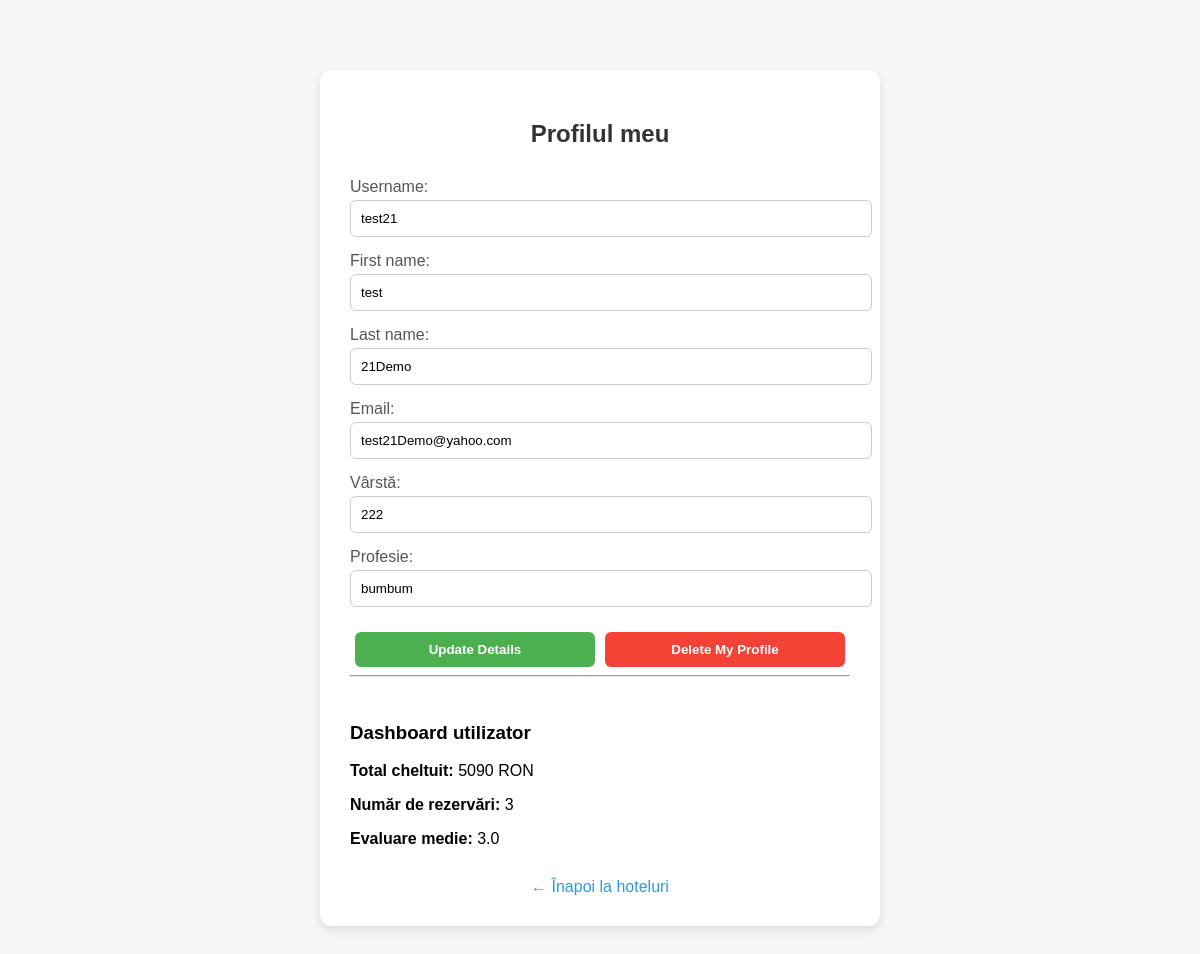
The page /booking/my_profile/ (signed in) on the database as committed earlier.
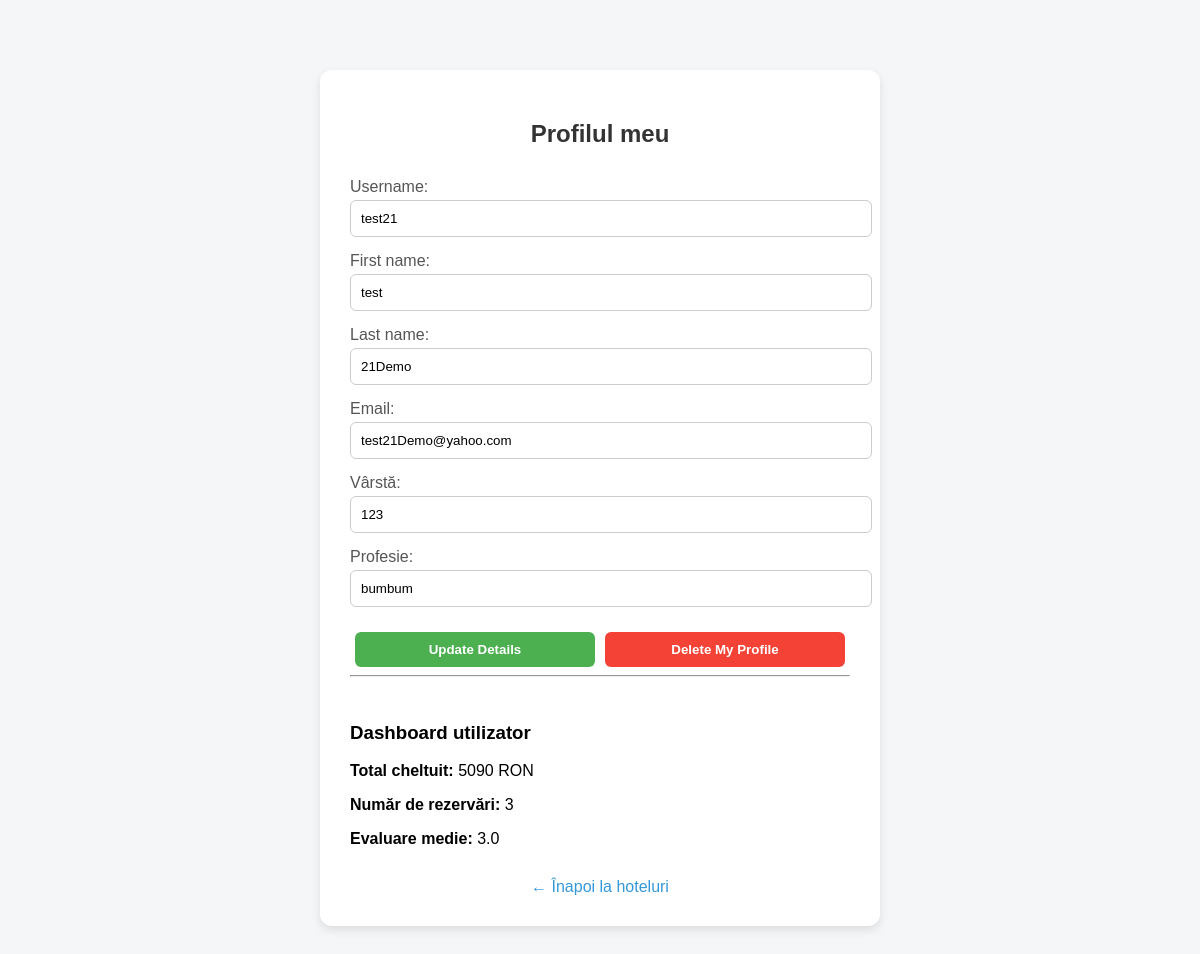
The same page on the database as committed later.
### booking/models/user.py (models this page shows)
class CustomUser(AbstractUser):
    age = models.PositiveIntegerField(null=True, blank=True)
    profession = models.CharField(max_length=100, blank=True)

### booking/views/auth_views.py (the view, shortened to what this page needs)
# urls.py: path('my_profile/', my_profile_view, name='my_profile'),
@login_required
def my_profile_view(request):
    user = request.user
    context = {'user': user}
    if user.is_staff:
        today = now().date()
        seven_days_ago = today - timedelta(days=6)
        bookings_per_day = (
            Reservation.objects
            .filter(start_date__range=(seven_days_ago, today))
            .extra({'day': "date(start_date)"})
            .values('day')
            .annotate(count=Count('id'))
            .order_by('day')
        )
        top_hotels = (
            Hotel.objects.annotate(avg_rating=Avg('reservation__hotelreview__rating'))
            .order_by('-avg_rating')[:5]
        )
        reviews_per_day = (
            HotelReview.objects
            .filter(date_posted__date__range=(seven_days_ago, today))
            .extra({'day': "date(date_posted)"})
            .values('day')
            .annotate(count=Count('id'))
            .order_by('day')
        )
        context.update({
            'bookings_per_day': bookings_per_day,
            'top_hotels': top_hotels,
            'reviews_per_day': reviews_per_day,
            'is_admin': True,
        })
    else:
        reservations = Reservation.objects.filter(user=user)
        total_spent = reservations.aggregate(total=Sum('total_price'))['total'] or 0
        review_avg = HotelReview.objects.filter(reservation__user=user).aggregate(avg=Avg('rating'))['avg']
        context.update({
            'total_spent': total_spent,
            'num_reservations': reservations.count(),
            'average_rating': round(review_avg, 2) if review_avg else None,
            'is_admin': False,
        })
    return render(request, 'booking/my_profile.html', context)

### booking/templates/booking/my_profile.html (shortened to what this page needs)
<!DOCTYPE html>
<html lang="ro">
<head>
</head>
<body>
    <div class="container">
        <h2>Profilul meu</h2>
        <form method="post">
            <label>Username:
                <input type="text" name="username" value="{{ user.username }}" required>
            </label>
            <label>First name:
                <input type="text" name="first_name" value="{{ user.first_name }}">
            </label>
            <label>Last name:
                <input type="text" name="last_name" value="{{ user.last_name }}">
            </label>
            <label>Email:
                <input type="email" name="email" value="{{ user.email }}" required>
            </label>
            <label>Vârstă:
                <input type="number" name="age" value="{{ user.age }}">
            </label>
            <label>Profesie:
                <input type="text" name="profession" value="{{ user.profession }}">
            </label>
            <div class="buttons">
                <button type="submit" name="action" value="update" class="update-btn">Update Details</button>
                <button type="submit" name="action" value="delete" class="delete-btn" onclick="return confirm('Sigur vrei să îți ștergi contul? Aceasta acțiune este ireversibilă.');">Delete My Profile</button>
            </div>
        </form>
        <hr><br>
            {% if not is_admin %}
                <h3>Dashboard utilizator</h3>
                <p><strong>Total cheltuit:</strong> {{ total_spent }} RON</p>
                <p><strong>Număr de rezervări:</strong> {{ num_reservations }}</p>
                <p><strong>Evaluare medie:</strong> {{ average_rating|default:"Nicio evaluare" }}</p>
            {% endif %}
        <a href="{% url 'hotels' %}">← Înapoi la hoteluri</a>
    </div>
</body>
</html>

Rows that differ between the two databases and show on the page:
changed CustomUser "test21": age "222" → "123"
